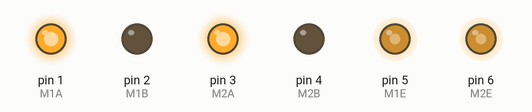
Simulated run of this sketch. Board: Arduino Uno, built with avr-gcc and run on an emulated ATmega328P. Parts: output pins drawn as LEDs (lit = HIGH).

Above: at 0.1 s.
At 1.1 s:
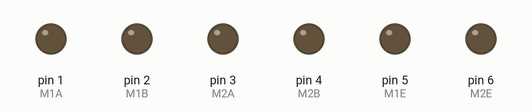
Timing chart, 0 to 2.6 s (numbered marks = the images above):
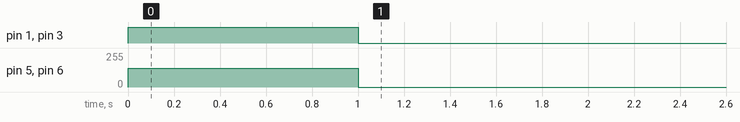

Measured:
- by itself, pin 1 (M1A), pin 3 (M2A): LOW → HIGH at 0.00 s, → LOW 1.0 s later
- by itself, pin 5 (M1E), pin 6 (M2E): 0/255 → 140/255 at 0.00 s, → 0/255 1.0 s later

The sketch:

test.ino
```cpp
#define M1E 5 // deytisme
#define M1A 1
#define M1B 2

#define M2E 6 // deyisme
#define M2A 3
#define M2B 4


void setup() {

  pinMode(M1A, OUTPUT);
  pinMode(M1B, OUTPUT);
  pinMode(M1E, OUTPUT);

  pinMode(M2A, OUTPUT);
  pinMode(M2B, OUTPUT);
  pinMode(M2E, OUTPUT);

  // move(100, 100, 100);  // 100 ms maksimum suretle ireli
  // move(0, 0, 1); //  stop kodu
  // move(-100, -100, 100); // 100ms maksimum suretle geri
  move(10, 10, 1000);
  move(0, 0, 10000000);
}

void loop() {
  // put your main code here, to run repeatedly:

}


void move(int Lspeed, int Rspeed, int Time) {
  int LspeedValue = map(Lspeed, -100, 100, 0, 255);
  int RspeedValue = map(Rspeed, -100, 100, 0, 255);

  LspeedValue = constrain(LspeedValue, 0, 255);
  RspeedValue = constrain(RspeedValue, 0, 255);

  if (Lspeed == 0) {
    digitalWrite(M1E, 0);
    digitalWrite(M1A, 0);
    digitalWrite(M1B, 0);
  } else if (Lspeed > 0) {
    analogWrite(M1E, LspeedValue);
    digitalWrite(M1A, 1);
    digitalWrite(M1B, 0);
  } else if (Lspeed < 0) {
    analogWrite(M1E, LspeedValue);
    digitalWrite(M1A, 0);
    digitalWrite(M1B, 1);
  }

  if (Rspeed == 0) {
    digitalWrite(M2E, 0);
    digitalWrite(M2A, 0);
    digitalWrite(M2B, 0);
  } else if (Rspeed > 0) {
    analogWrite(M2E, RspeedValue);
    digitalWrite(M2A, 1);
    digitalWrite(M2B, 0);
  } else if (Rspeed < 0) {
    analogWrite(M2E, RspeedValue);
    digitalWrite(M2A, 0);
    digitalWrite(M2B, 1);
  }

  delay(Time);
}
```
